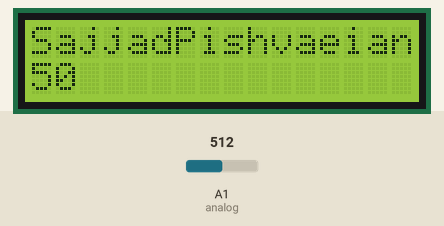
Bench run of a sketch on a simulated Arduino Uno, built with avr-gcc and run on an emulated ATmega328P. On the bench: 16×2 character LCD. Inputs (shaded band) come from the test bench; at power-on: A1 (analog) = 512.

Above: at 1.2 s.
1.3 s: A1 (analog) set to 716
At 2.7 s:
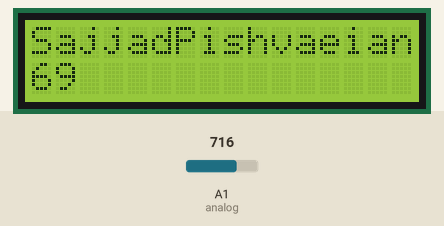
3.0 s: A1 (analog) set to 900
At 3.9 s:
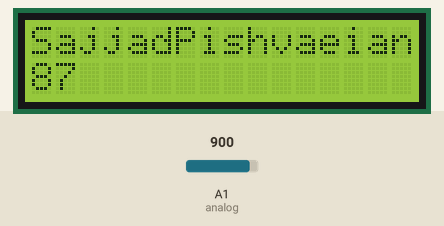
4.5 s: A1 (analog) set to 1023
At 5.2 s:
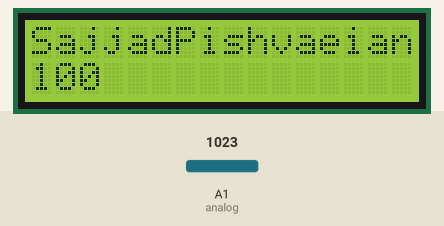
Timing chart, 0 to 7.5 s (numbered marks = the images above; inputs shaded):
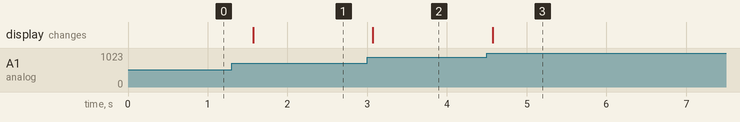

Measured:
- after the input at 1.3 s, the display: changes after 0.27 s (image 1)
- after the input at 3.0 s, the display: changes after 0.07 s (image 2)
- after the input at 4.5 s, the display: changes after 0.07 s (image 3)

The sketch:

Convert_0-100.ino
```cpp
#include <LiquidCrystal.h>
const int rs = 12, en = 11, d4 = 5, d5 = 4, d6 = 3, d7 = 2;
LiquidCrystal lcd(rs, en, d4, d5, d6, d7);
int analog = A1;
int value = 0;

void setup() {
  // put your setup code here, to run once:
  lcd.begin(16, 2);
  lcd.print("SajjadPishvaeian9531015");
}

void loop() {
  // put your main code here, to run repeatedly:
  value = analogRead(analog);
  lcd.setCursor(0, 1);
  value = ((float)value/ 1023.0 )* 100.0 ;
  lcd.print(value);
  delay(500);
}
```
